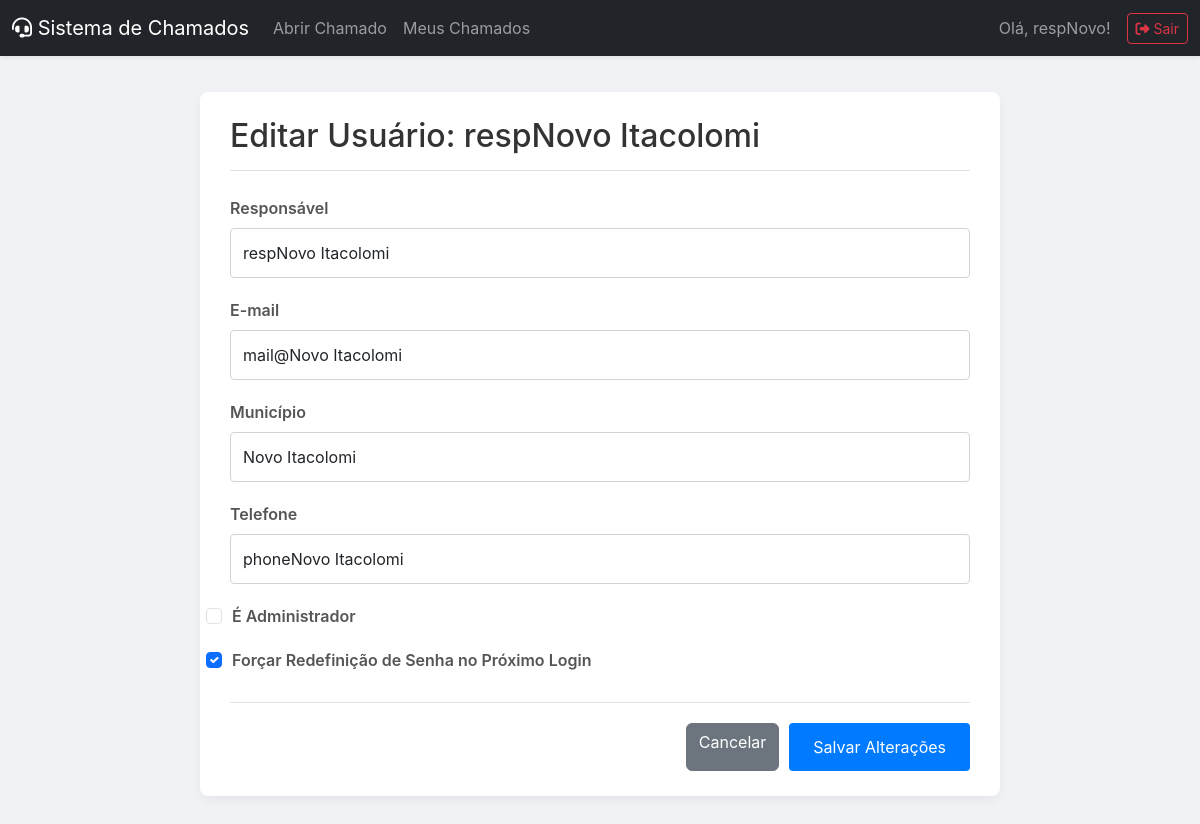
Before: /admin/edit_user/244 (signed in) with the older database file.
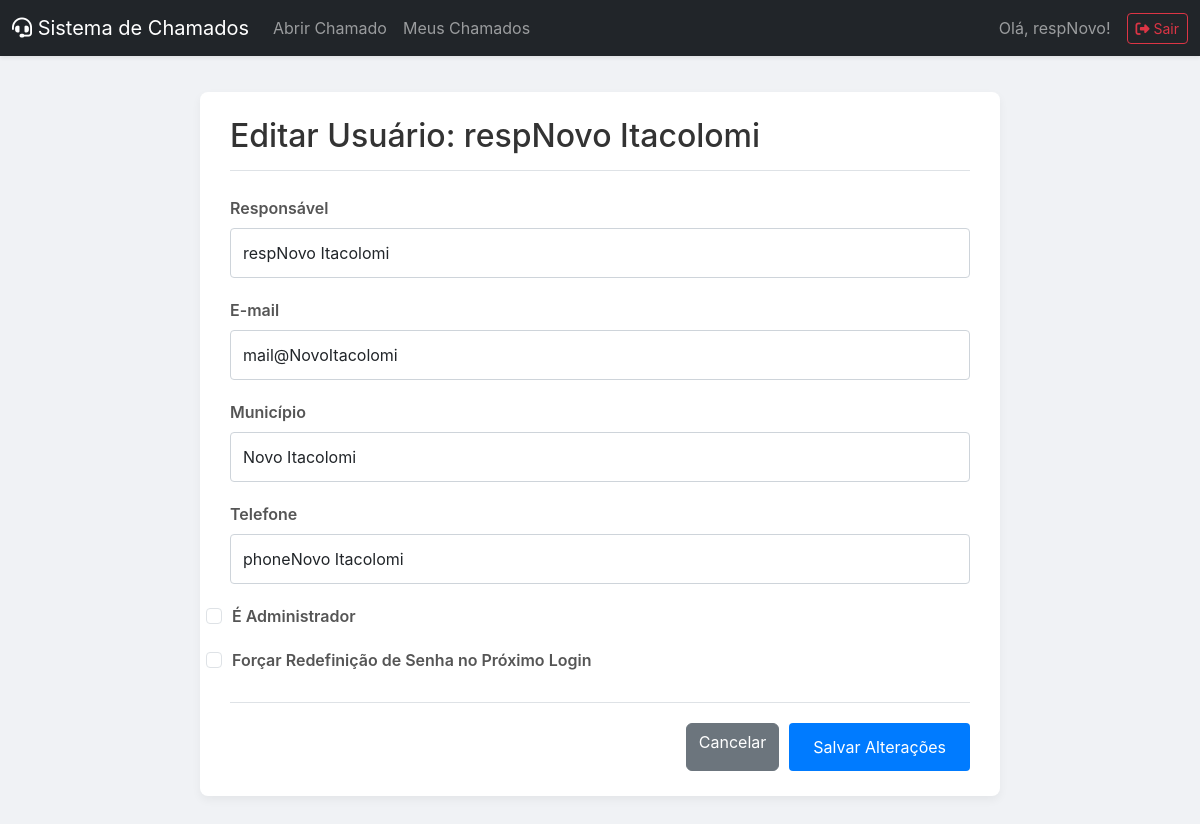
After: the same page with the newer database file.
### tables this page shows
CREATE TABLE users (
        id INTEGER PRIMARY KEY AUTOINCREMENT, email TEXT UNIQUE NOT NULL, password TEXT NOT NULL,
        municipio TEXT NOT NULL, responsavel TEXT NOT NULL, telefone TEXT NOT NULL,
        must_reset_password BOOLEAN DEFAULT 1, is_admin BOOLEAN DEFAULT 0
    );

### app.py (the view, shortened to what this page needs)
@app.route('/admin/edit_user/<int:user_id>', methods=['GET', 'POST'])
@login_required
@admin_required
def edit_user(user_id):
    db = get_db()
    user_to_edit = db.execute('SELECT * FROM users WHERE id = ?', (user_id,)).fetchone()
    db.close()
    if user_to_edit is None:
        flash('Usuário não encontrado.', 'danger')
        return redirect(url_for('admin_index'))
    return render_template('edit_user.html', user=user_to_edit)

### app.py (called while the page is built)
def get_db():
    db = sqlite3.connect(DATABASE)
    db.row_factory = sqlite3.Row
    return db

def login_required(f):
    @wraps(f)
    def decorated_function(*args, **kwargs):
        if 'user_id' not in session:
            flash('Por favor, faça login para acessar esta página.', 'warning')
            return redirect(url_for('login'))
        return f(*args, **kwargs)
    return decorated_function

def admin_required(f):
    @wraps(f)
    def decorated_function(*args, **kwargs):
        if not g.user or not g.user['is_admin']:
            flash('Acesso negado. Esta área é restrita para administradores.', 'danger')
            return redirect(url_for('index'))
        return f(*args, **kwargs)
    return decorated_function

@app.before_request
def load_logged_in_user():
    user_id = session.get('user_id')
    if user_id is None:
        g.user = None
    else:
        db = get_db()
        g.user = db.execute('SELECT * FROM users WHERE id = ?', (user_id,)).fetchone()
        db.close()

@app.context_processor
def inject_user():
    return dict(user=g.user)

### templates/edit_user.html (shortened to what this page needs)
{% extends "layout.html" %}
{% block content %}
<div class="content-container">
    <div class="page-header">
        <h2 class="mb-0">Editar Usuário: {{ user.responsavel }}</h2>
    </div>
    <form action="{{ url_for('edit_user', user_id=user.id) }}" method="post" class="mt-4">
        <div class="form-group">
            <label for="responsavel">Responsável</label>
            <input type="text" id="responsavel" name="responsavel" class="form-control" value="{{ user.responsavel }}" required>
        </div>
        <div class="form-group">
            <label for="email">E-mail</label>
            <input type="email" id="email" name="email" class="form-control" value="{{ user.email }}" required>
        </div>
        <div class="form-group">
            <label for="municipio">Município</label>
            <input type="text" id="municipio" name="municipio" class="form-control" value="{{ user.municipio }}" required>
        </div>
        <div class="form-group">
            <label for="telefone">Telefone</label>
            <input type="text" id="telefone" name="telefone" class="form-control" value="{{ user.telefone }}" required>
        </div>
        <div class="form-group">
            <div class="form-check">
                <input type="checkbox" name="is_admin" class="form-check-input" id="isAdminCheck" {% if user.is_admin %}checked{% endif %}>
                <label class="form-check-label" for="isAdminCheck">É Administrador</label>
            </div>
        </div>
        <div class="form-group">
            <div class="form-check">
                <input type="checkbox" name="must_reset_password" class="form-check-input" id="resetPasswordCheck" {% if user.must_reset_password %}checked{% endif %}>
                <label class="form-check-label" for="resetPasswordCheck">Forçar Redefinição de Senha no Próximo Login</label>
            </div>
        </div>
        <div class="form-actions">
            <a href="{{ url_for('admin_index') }}" class="btn btn-secondary">Cancelar</a>
            <button type="submit" class="btn btn-primary">Salvar Alterações</button>
        </div>
    </form>
</div>
{% endblock %}

### templates/layout.html (shortened to what this page needs)
<!doctype html>
<html lang="pt-BR">
<head>
    <link href="https://cdn.jsdelivr.net/npm/bootstrap@5.3.0/dist/css/bootstrap.min.css" rel="stylesheet">
    <link rel="stylesheet" href="https://cdnjs.cloudflare.com/ajax/libs/font-awesome/6.4.0/css/all.min.css">
    <link rel="stylesheet" href="{{ url_for('static', filename='css/style.css') }}">
</head>
<body>
<nav class="navbar navbar-expand-lg navbar-dark bg-dark shadow-sm">
    <div class="container-fluid">
        <a class="navbar-brand" href="{{ url_for('index') }}">
            <i class="fas fa-headset"></i>
            Sistema de Chamados
        </a>
        <div class="collapse navbar-collapse" id="navbarNav">
            <ul class="navbar-nav me-auto">
                {% if user %}
                    {% if user.is_admin %}
                        <li class="nav-item">
                             <a class="nav-link" href="{{ url_for('abrir_chamado_admin') }}">Abrir Chamado</a>
                        </li>
                    {% else %}
                        <li class="nav-item">
                            <a class="nav-link" href="{{ url_for('index') }}">Abrir Chamado</a>
                        </li>
                    {% endif %}
                    <li class="nav-item">
                        <a class="nav-link" href="{{ url_for('meus_chamados') }}">Meus Chamados</a>
                    </li>
                {% endif %}
            </ul>
            <ul class="navbar-nav ms-auto align-items-center">
                {% if user %}
                    <li class="nav-item">
                        <span class="navbar-text me-3">
                            Olá, {{ user.responsavel.split()[0] }}!
                        </span>
                    </li>
                    <li class="nav-item">
                        <a href="{{ url_for('logout') }}" class="btn btn-outline-danger btn-sm">
                            <i class="fas fa-sign-out-alt"></i> Sair
                        </a>
                    </li>
                {% else %}
                    <li class="nav-item">
                         <a href="{{ url_for('login') }}" class="btn btn-outline-success btn-sm">
                            <i class="fas fa-sign-in-alt"></i> Entrar
                        </a>
                    </li>
                {% endif %}
            </ul>
        </div>
    </div>
</nav>
<main class="container-fluid">
    <div class="main-content">
        {% block content %}{% endblock %}
    </div>
</main>
</body>
</html>

### static/css/style.css (style rules this page uses)
body { font-family: -apple-system, BlinkMacSystemFont, "Segoe UI", Roboto, "Helvetica Neue", Arial, sans-serif; margin: 0; background-color: #f8f9fa; color: #333; }
h1, h2, h3 { margin-top: 0.5em; margin-bottom: 0.75em; }
.main-content { flex-grow: 1; padding: 1em; overflow-x: auto; }
.form-group { margin-bottom: 1em; }
label { display: block; margin-bottom: 0.5em; font-weight: bold; }
input[type="text"], input[type="email"], input[type="tel"], input[type="password"], select, textarea { width: 100%; padding: 0.75em; border: 1px solid #ced4da; border-radius: 4px; box-sizing: border-box; }
button[type="submit"] { background-color: #007bff; color: white; border: none; padding: 0.75em 1.5em; border-radius: 4px; cursor: pointer; font-size: 1em; transition: background-color 0.2s; }

### templates/layout.html (style rules this page uses)
body { background-color: #f0f2f5; }
.main-content { padding-top: 1rem; padding-bottom: 1rem; }

### templates/edit_user.html (style rules this page uses)
.content-container { max-width: 800px; margin: 20px auto; padding: 25px 30px; background-color: #ffffff; border-radius: 8px; box-shadow: 0 4px 10px rgba(0,0,0,0.05); }
.page-header { border-bottom: 1px solid #dee2e6; padding-bottom: 15px; margin-bottom: 25px; }
.page-header h2 { margin: 0; color: #333; }
.form-group { margin-bottom: 1.25rem; }
.form-group label { display: block; font-weight: 600; color: #555; margin-bottom: 0.5rem; }
.form-control { width: 100%; padding: 10px; border: 1px solid #ccc; border-radius: 4px; font-size: 1rem; }
.form-check { padding-left: 0; }
.form-check-input { margin-right: 10px; }
.form-check-label { font-weight: normal; }
.form-actions { display: flex; justify-content: flex-end; gap: 10px; margin-top: 30px; padding-top: 20px; border-top: 1px solid #dee2e6; }

Changed rows visible on the page:
changed users "respNovo Itacolomi": email "mail@Novo Itacolomi" → "mail@NovoItacolomi"; must_reset_password "☑" → "☐"
